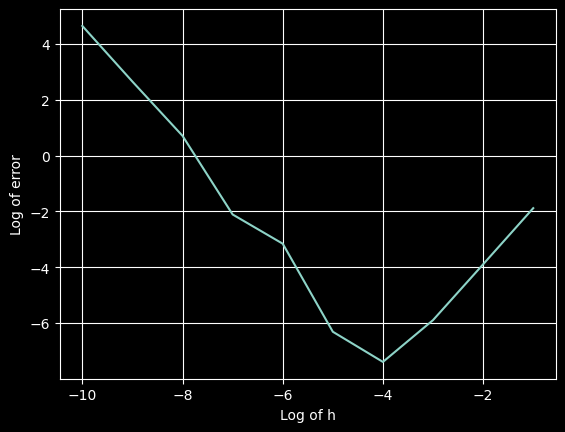

The script that drew this image:
from math import sin,cos,tan
import matplotlib.pyplot as plt
import numpy as np

#d2f = 4 * (e ** (sin(2 * x))) * ((cos(2 * x)) ** 2 - sin(2 * x))
x = 0.5
real_value = 4 * (np.exp(sin(2 * x))) * ((cos(2 * x)) ** 2 - sin(2 * x))
#use np.exp() instead of np.e **(), otherwise at h = 10e-9, the error will be the same as h = 10e-8 (weird phenomenon)
print(f'the real value at x = {x} is {real_value}')

def d2f_central(f,x,h):
    return (f(x + h) - 2 * f(x) + f(x - h)) / (h ** 2)


def f(x):
    return np.exp(np.sin(2 * x))
#use np.exp() instead of np.e **(), otherwise at h = 10e-9, the error will be the same as h = 10e-8 (weird phenomenon)


log_h = np.array([-1.0,-2.0,-3.0,-4.0,-5.0,-6.0,-7.0,-8.0,-9.0,-10.0])
#important: define the element as float number to allow the non-integer result when doing operations on the elements of the array

y = d2f_central(f, x, 10 ** (log_h))

error = abs(y - real_value)

log_error = np.log10(error)


#make a table of error vs. h
print("Log of h\tAbsolute Error")
for h, error in zip(log_h, error):
    print(f"{h}\t\t{error}")




#make a error vs. log_h plot of error vs h
plt.xlabel("Log of h")
plt.ylabel("Log of error")

plt.grid(True)
plt.plot(log_h,log_error)
plt.show()
